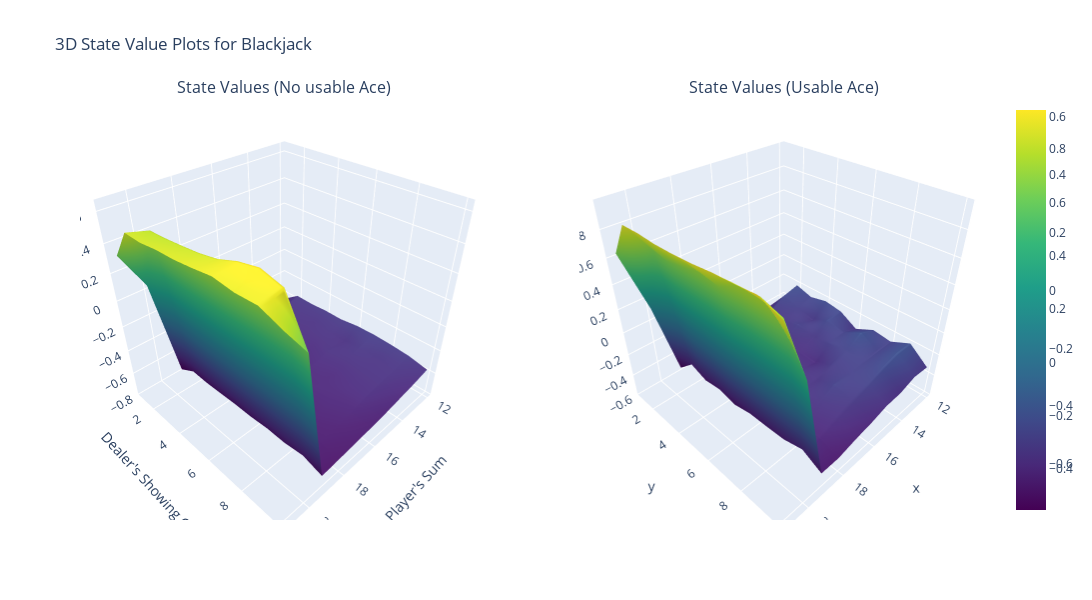

Write notebook code for a chart like this one.
### Code cell
import plotly.graph_objects as go
from plotly.subplots import make_subplots  # Import make_subplots

# Convert dealer showing card 'cols' to numeric (represent "A" as 1)
cols_numeric = [1 if c == "A" else c for c in cols]

X, Y = np.meshgrid(rows, cols_numeric)  # rows = player's sum, cols_numeric = dealer's showing card (numeric)

Z1 = state_value[:, :, 0].T  # Take the transpose to match the axes for the first usable ace (0)

Z2 = state_value[:, :, 1].T  # Take the transpose to match the axes for the second usable ace (1)

fig = make_subplots(rows=1, cols=2, specs=[[{'type':'surface'}, {'type':'surface'}]], 
               subplot_titles=('State Values (No usable Ace)', 'State Values (Usable Ace)'))

fig.add_trace(go.Surface(z=Z1, x=X, y=Y, colorscale='Viridis'), row=1, col=1)

fig.add_trace(go.Surface(z=Z2, x=X, y=Y, colorscale='Viridis'), row=1, col=2)

# Update layout
fig.update_layout(
    title='3D State Value Plots for Blackjack',
    scene=dict(
        xaxis_title="Player's Sum",
        yaxis_title="Dealer's Showing Card",
        zaxis_title='State Value',
    ),
    width=1100,  # Increase width
    height=600   # Increase height
)

fig.show()

### Figure 1 — Plotly figure (JSON) as saved in the notebook; plotly's stock layout.template omitted (floating-point values rounded to 4 significant figures)
{"data": [{"colorscale": [[0, "#440154"], [0.1111, "#482878"], [0.2222, "#3e4989"], [0.3333, "#31688e"], [0.4444, "#26828e"], [0.5556, "#1f9e89"], [0.6667, "#35b779"], [0.7778, "#6ece58"], [0.8889, "#b5de2b"], [1, "#fde725"]], "scene": "scene", "type": "surface", "x": [[12, 13, 14, 15, 16, 17, 18, 19, 20, 21], [12, 13, 14, 15, 16, 17, 18, 19, 20, 21], [12, 13, 14, 15, 16, 17, 18, 19, 20, 21], [12, 13, 14, 15, 16, 17, 18, 19, 20, 21], [12, 13, 14, 15, 16, 17, 18, 19, 20, 21], [12, 13, 14, 15, 16, 17, 18, 19, 20, 21], [12, 13, 14, 15, 16, 17, 18, 19, 20, 21], [12, 13, 14, 15, 16, 17, 18, 19, 20, 21], [12, 13, 14, 15, 16, 17, 18, 19, 20, 21], [12, 13, 14, 15, 16, 17, 18, 19, 20, 21]], "y": [[1, 1, 1, 1, 1, 1, 1, 1, 1, 1], [2, 2, 2, 2, 2, 2, 2, 2, 2, 2], [3, 3, 3, 3, 3, 3, 3, 3, 3, 3], [4, 4, 4, 4, 4, 4, 4, 4, 4, 4], [5, 5, 5, 5, 5, 5, 5, 5, 5, 5], [6, 6, 6, 6, 6, 6, 6, 6, 6, 6], [7, 7, 7, 7, 7, 7, 7, 7, 7, 7], [8, 8, 8, 8, 8, 8, 8, 8, 8, 8], [9, 9, 9, 9, 9, 9, 9, 9, 9, 9], [10, 10, 10, 10, 10, 10, 10, 10, 10, 10]], "z": [[-0.6415, -0.6797, -0.7024, -0.7035, -0.713, -0.7374, -0.7464, -0.7592, 0.04446, 0.3209], [-0.5403, -0.5749, -0.6101, -0.6271, -0.6498, -0.6609, -0.6816, -0.6826, 0.4835, 0.5239], [-0.5439, -0.5704, -0.5963, -0.6132, -0.6525, -0.6662, -0.6807, -0.6889, 0.4905, 0.5203], [-0.536, -0.5773, -0.5905, -0.6173, -0.6287, -0.6577, -0.6791, -0.6837, 0.5033, 0.5373], [-0.5382, -0.5648, -0.5931, -0.6276, -0.6465, -0.6601, -0.6687, -0.6773, 0.5188, 0.543], [-0.5198, -0.5807, -0.5767, -0.6063, -0.6286, -0.6537, -0.6674, -0.6781, 0.5456, 0.5588], [-0.5161, -0.547, -0.5805, -0.6136, -0.6172, -0.6493, -0.6697, -0.6672, 0.5957, 0.5794], [-0.5237, -0.5673, -0.5782, -0.6002, -0.6241, -0.643, -0.6691, -0.6728, 0.625, 0.5635], [-0.5363, -0.563, -0.5775, -0.594, -0.6312, -0.654, -0.6676, -0.6566, 0.5901, 0.5697], [-0.5681, -0.5987, -0.6225, -0.646, -0.6637, -0.6772, -0.6921, -0.7036, 0.3124, 0.5192]]}, {"colorscale": [[0, "#440154"], [0.1111, "#482878"], [0.2222, "#3e4989"], [0.3333, "#31688e"], [0.4444, "#26828e"], [0.5556, "#1f9e89"], [0.6667, "#35b779"], [0.7778, "#6ece58"], [0.8889, "#b5de2b"], [1, "#fde725"]], "scene": "scene2", "type": "surface", "x": [[12, 13, 14, 15, 16, 17, 18, 19, 20, 21], [12, 13, 14, 15, 16, 17, 18, 19, 20, 21], [12, 13, 14, 15, 16, 17, 18, 19, 20, 21], [12, 13, 14, 15, 16, 17, 18, 19, 20, 21], [12, 13, 14, 15, 16, 17, 18, 19, 20, 21], [12, 13, 14, 15, 16, 17, 18, 19, 20, 21], [12, 13, 14, 15, 16, 17, 18, 19, 20, 21], [12, 13, 14, 15, 16, 17, 18, 19, 20, 21], [12, 13, 14, 15, 16, 17, 18, 19, 20, 21], [12, 13, 14, 15, 16, 17, 18, 19, 20, 21]], "y": [[1, 1, 1, 1, 1, 1, 1, 1, 1, 1], [2, 2, 2, 2, 2, 2, 2, 2, 2, 2], [3, 3, 3, 3, 3, 3, 3, 3, 3, 3], [4, 4, 4, 4, 4, 4, 4, 4, 4, 4], [5, 5, 5, 5, 5, 5, 5, 5, 5, 5], [6, 6, 6, 6, 6, 6, 6, 6, 6, 6], [7, 7, 7, 7, 7, 7, 7, 7, 7, 7], [8, 8, 8, 8, 8, 8, 8, 8, 8, 8], [9, 9, 9, 9, 9, 9, 9, 9, 9, 9], [10, 10, 10, 10, 10, 10, 10, 10, 10, 10]], "z": [[-0.4256, -0.4201, -0.4667, -0.4952, -0.4951, -0.5168, -0.5539, -0.5378, 0.1269, 0.633], [-0.2041, -0.2392, -0.32, -0.3413, -0.3534, -0.405, -0.4369, -0.3988, 0.662, 0.8879], [-0.2494, -0.2788, -0.3279, -0.3797, -0.414, -0.3926, -0.4039, -0.4536, 0.6386, 0.8935], [-0.213, -0.3222, -0.2786, -0.3586, -0.3647, -0.3542, -0.4125, -0.4332, 0.6677, 0.8873], [-0.2361, -0.2377, -0.3243, -0.3695, -0.3415, -0.3648, -0.415, -0.4683, 0.7071, 0.8923], [-0.3256, -0.2685, -0.2794, -0.3786, -0.3488, -0.3901, -0.4442, -0.4355, 0.6816, 0.9033], [-0.2474, -0.1842, -0.2608, -0.3004, -0.3367, -0.3406, -0.3787, -0.4338, 0.7691, 0.9221], [-0.2691, -0.2668, -0.2703, -0.2788, -0.2726, -0.3343, -0.3966, -0.4276, 0.78, 0.9312], [-0.1921, -0.1845, -0.2192, -0.2676, -0.3128, -0.3568, -0.4099, -0.385, 0.7326, 0.9469], [-0.3233, -0.3103, -0.3559, -0.3636, -0.4046, -0.4312, -0.4686, -0.4684, 0.4304, 0.8929]]}], "layout": {"annotations": [{"font": {"size": 16}, "showarrow": false, "text": "State Values (No usable Ace)", "x": 0.225, "xanchor": "center", "xref": "paper", "y": 1, "yanchor": "bottom", "yref": "paper"}, {"font": {"size": 16}, "showarrow": false, "text": "State Values (Usable Ace)", "x": 0.775, "xanchor": "center", "xref": "paper", "y": 1, "yanchor": "bottom", "yref": "paper"}], "height": 600, "scene": {"domain": {"x": [0, 0.45], "y": [0, 1]}, "xaxis": {"title": {"text": "Player's Sum"}}, "yaxis": {"title": {"text": "Dealer's Showing Card"}}, "zaxis": {"title": {"text": "State Value"}}}, "scene2": {"domain": {"x": [0.55, 1], "y": [0, 1]}}, "title": {"text": "3D State Value Plots for Blackjack"}, "width": 1100}}
